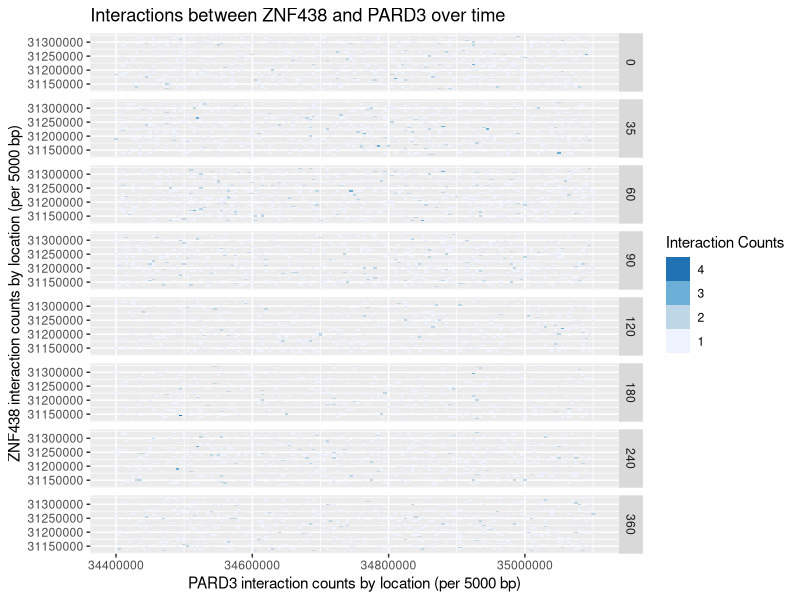
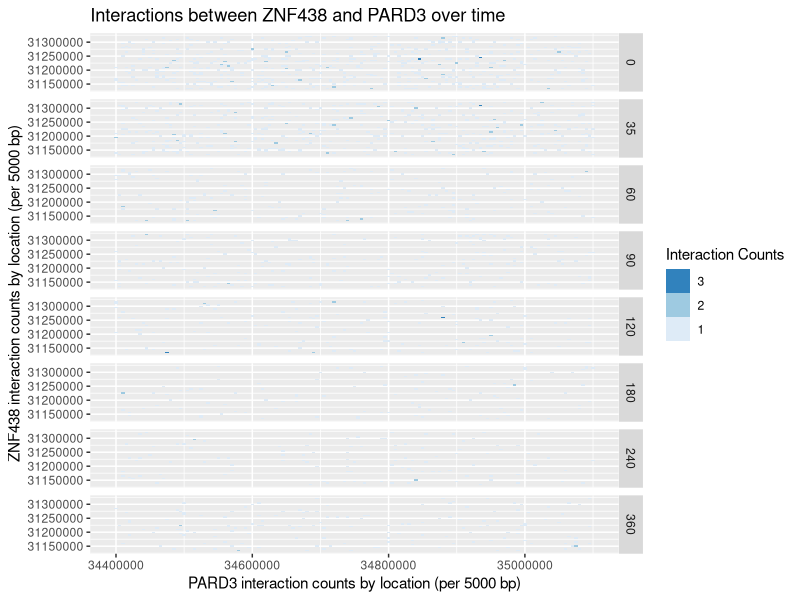
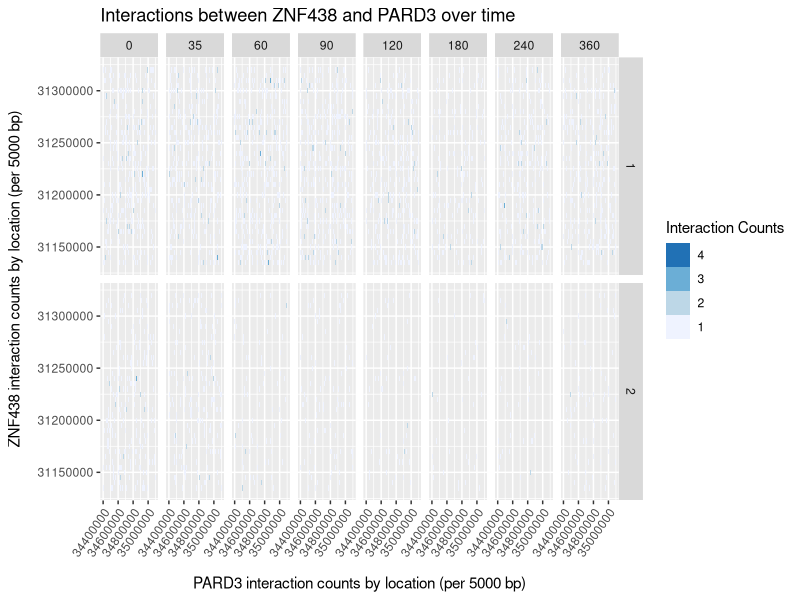
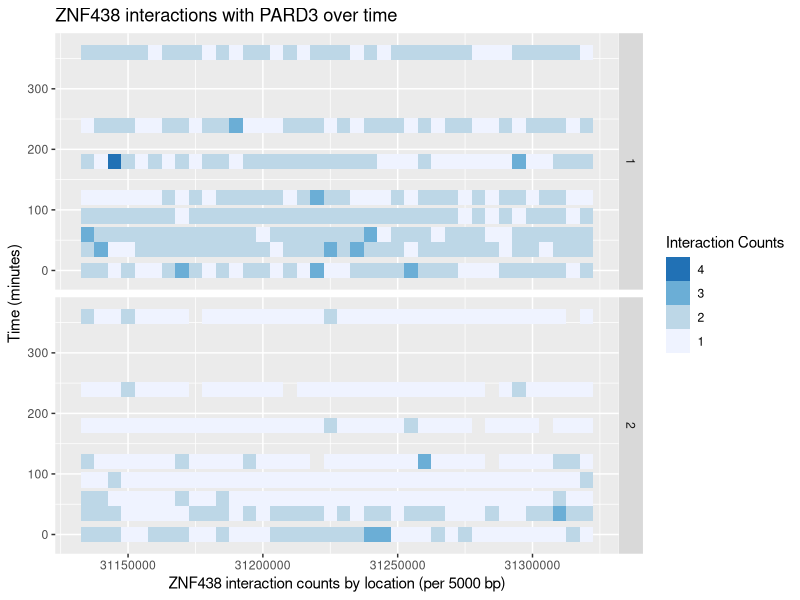
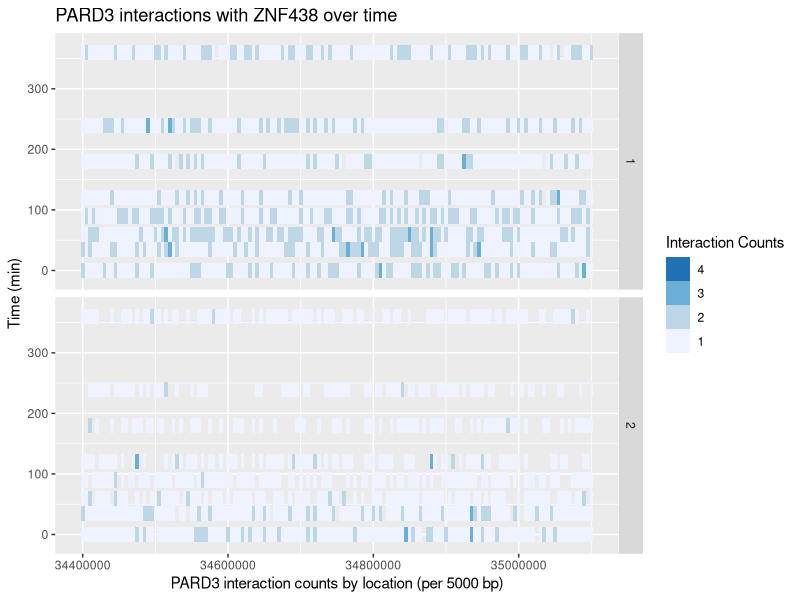
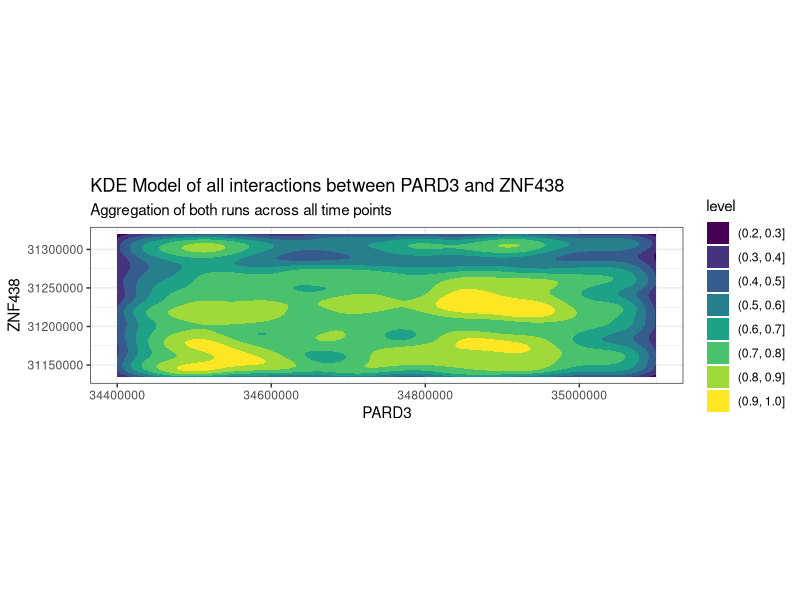
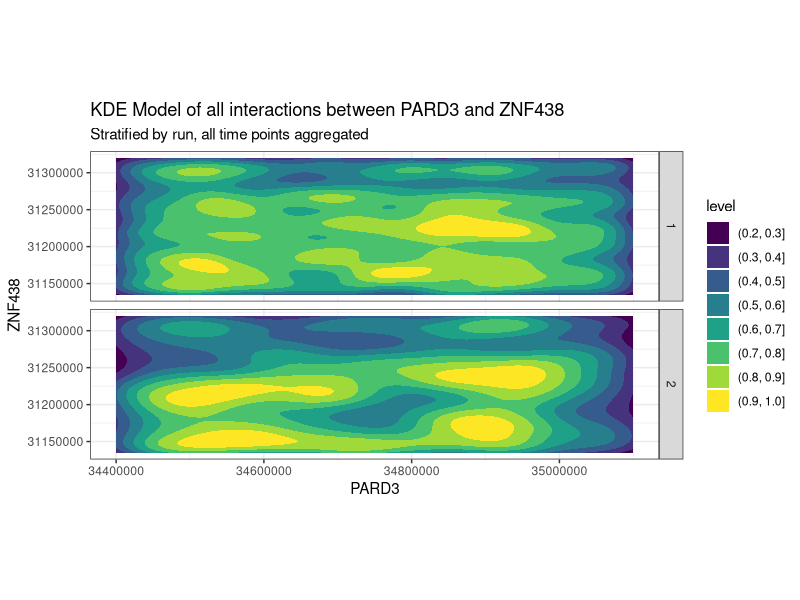
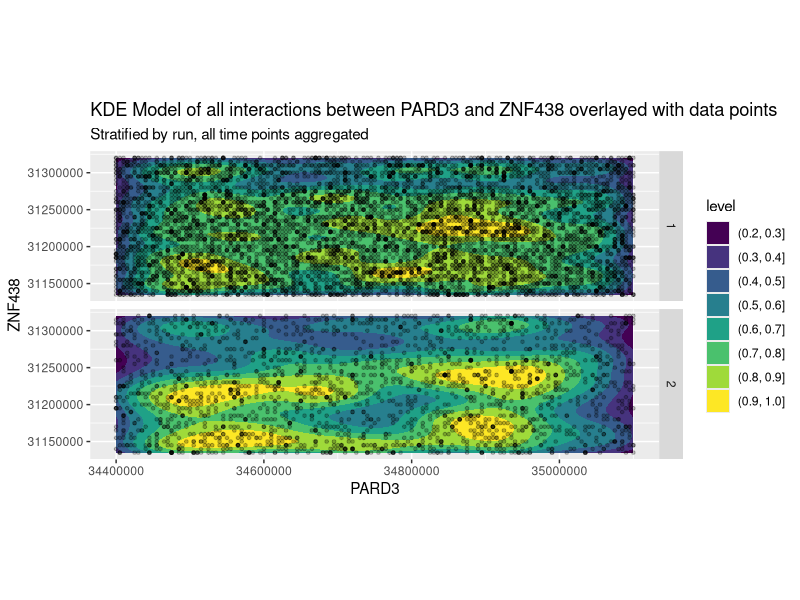

The R source for these figures, in order: (Note: this script raises an error after producing the figures.)
## ---- chunk 1
knitr::opts_chunk$set(echo = TRUE)
## ---- chunk 2
library(tidyverse)
library(readr)
library(MASS)
## ---- chunk 3
ZNF438_PARD3_og_df <- read_csv("data/ZNF438_PARD3_og_df.csv")
## ---- chunk 4
pard3_znf438_ot_run1_plt <-ggplot(data = filter(ZNF438_PARD3_og_df, rep==1),
                                  mapping = aes(x = interactions.y,
                                                y = interactions.x,
                                                fill = as.factor(interactions.counts))) + 
                    geom_tile() +
                    scale_fill_brewer(name="Interaction Counts",
                                      palette = "Blues",
                                      guide = guide_legend(reverse = TRUE)) +
                    facet_grid(min~.) +
                    #scale_x_discrete(name ="Chromosome 8") +
                    #scale_y_discrete(name ="Chromosome 8") # +
                    labs(x="PARD3 interaction counts by location (per 5000 bp)",
                         y="ZNF438 interaction counts by location (per 5000 bp)",
                         title = "Interactions between ZNF438 and PARD3 over time")
ggsave("output/znf438_pard3_ot_run1_plt.png", width = 8, height = 6)
pard3_znf438_ot_run1_plt
## ---- chunk 5
pard3_znf438_ot_run2_plt <- ggplot(data = filter(ZNF438_PARD3_og_df, rep==2),
                                   mapping = aes(x = interactions.y,
                                                 y = interactions.x,
                                                 fill = as.factor(interactions.counts))) + 
                    geom_tile() +
                    scale_fill_brewer(name="Interaction Counts",
                                      palette = "Blues",
                                      guide = guide_legend(reverse = TRUE)) +
                    facet_grid(min~.) +
                    #scale_x_discrete(name ="Chromosome 8") +
                    #scale_y_discrete(name ="Chromosome 8") # +
                    labs(x="PARD3 interaction counts by location (per 5000 bp)",
                         y="ZNF438 interaction counts by location (per 5000 bp)",
                         title = "Interactions between ZNF438 and PARD3 over time")

ggsave("output/pard3_znf438_ot_run2_plt.png", width = 8, height = 6)
pard3_znf438_ot_run2_plt
## ---- chunk 6
pard3_znf438_ot_plt <- ggplot(data = filter(ZNF438_PARD3_og_df), mapping = aes(x = interactions.y,
                                                     y = interactions.x,
                                                     fill = as.factor(interactions.counts))) + 
                    geom_tile() +
                    scale_fill_brewer(name="Interaction Counts",
                                      palette = "Blues",
                                      guide = guide_legend(reverse = TRUE)) +
                    facet_grid(cols=vars(min), rows=vars(rep)) +
                    theme(axis.text.x = element_text(angle = 55, hjust = 1, margin=margin(t=2)),
                          axis.title.x=element_text(margin=margin(t=12)),
                          axis.title.y=element_text(margin=margin(r=10))) +
                    # scale_x_continuous(guide = guide_axis(angle = 55), expand = c(0, 0)) +
                    #scale_y_discrete(name ="Chromosome 8") # +
                    labs(x="PARD3 interaction counts by location (per 5000 bp)",
                         y="ZNF438 interaction counts by location (per 5000 bp)",
                         title = "Interactions between ZNF438 and PARD3 over time")

ggsave("output/pard3_znf438_ot_plt.png", width = 8, height = 12)
pard3_znf438_ot_plt
## ---- chunk 7
znf438_x_pard3_plt <- ggplot(data = ZNF438_PARD3_og_df, mapping = aes(x = interactions.x,
                                                     y = min,
                                                     fill = as.factor(interactions.counts))) + 
                    geom_tile() +
                    scale_fill_brewer(name="Interaction Counts",
                                      palette = "Blues",
                                      guide = guide_legend(reverse = TRUE)) +
                    facet_grid(rep~.) +
                    #scale_x_discrete(name ="Chromosome 8") +
                    #scale_y_discrete(name ="Chromosome 8") # +
                    labs(x="ZNF438 interaction counts by location (per 5000 bp)", y="Time (minutes)", title = "ZNF438 interactions with PARD3 over time")


ggsave("output/znf438_x_pard3_plt.png", width = 8, height = 6)

znf438_x_pard3_plt
## ---- chunk 8
znf438_pard3_x_plt <- ggplot(data = ZNF438_PARD3_og_df, mapping = aes(x = interactions.y,
                                                     y = min,
                                                     fill = as.factor(interactions.counts))) + 
                    geom_tile() +
                    scale_fill_brewer(name="Interaction Counts",
                                      palette = "Blues",
                                      guide = guide_legend(reverse = TRUE)) +
                    facet_grid(rep~.) +
                    #scale_x_discrete(name ="Chromosome 8") +
                    #scale_y_discrete(name ="Chromosome 8") # +
                    labs(x="PARD3 interaction counts by location (per 5000 bp)", y="Time (min)",title = "PARD3 interactions with ZNF438 over time")

ggsave("output/znf438_pard3_x_plt.png", width = 8, height = 6)

znf438_pard3_x_plt
## ---- chunk 9
# pivoting the dataframe longer by creating an observation (row) per count in interactions.counts
ZNF438_PARD3_og_longer_df<-ZNF438_PARD3_og_df[rep(seq_len(nrow(ZNF438_PARD3_og_df)),times=ZNF438_PARD3_og_df$interactions.counts),]

# confirmed repeated corrected by comparing the number of rows in the new data frame to sum interactions.counts in the original

paste0('Sum of counts in the original dataset: ', sum(ZNF438_PARD3_og_df$interactions.counts))
paste0('Number of rows in the new dataframe: ', nrow(ZNF438_PARD3_og_longer_df))
## ---- chunk 10
kde_PARD3_ZNF438_d_all <- ggplot(data = ZNF438_PARD3_og_longer_df,
              aes(x=interactions.y, y=interactions.x)) +
    stat_density2d_filled(contour_var="ndensity") +
    coord_equal() +
# Tweak the color gradient
    scale_color_viridis_c() +
    labs(x="PARD3",
         y="ZNF438",
         title = "KDE Model of all interactions between PARD3 and ZNF438",
         subtitle = "Aggregation of both runs across all time points") +
# White theme
theme_bw()
# Tip! Add invisible points to improve proportions kde + geom_sf(alpha=0)
kde_PARD3_ZNF438_d_all
ggsave("output/kde_PARD3_ZNF438_d_all.png", width = 8, height = 4)
## ---- chunk 11
kde_PARD3_ZNF438_d_run_all <- ggplot(data = ZNF438_PARD3_og_longer_df,
                aes(x=interactions.y, y=interactions.x)) +
    stat_density2d_filled(contour_var="ndensity") +
# Tweak the color gradient
    facet_grid(rows=vars(rep)) +
    coord_equal() +
# Tweak the color gradient
    scale_color_viridis_c() +
    labs(x="PARD3",
         y="ZNF438",
         title = "KDE Model of all interactions between PARD3 and ZNF438",
         subtitle = "Stratified by run, all time points aggregated") +
# White theme
theme_bw()
# Tip! Add invisible points to improve proportions kde + geom_sf(alpha=0)

kde_PARD3_ZNF438_d_run_all
ggsave("output/kde_PARD3_ZNF438_d_run_all.png", width = 8, height = 4)
## ---- chunk 12
kde_PARD3_ZNF438_d_run_all_scatter <- ggplot(data = ZNF438_PARD3_og_longer_df,
                aes(x=interactions.y, y=interactions.x)) +
    stat_density2d_filled(contour_var = "ndensity") +
    facet_grid(rows=vars(rep))+
# Tweak the color gradient
    coord_equal() +
# Tweak the color gradient
    scale_color_viridis_c() +
    labs(x="PARD3",
         y="ZNF438",
         title = "KDE Model of all interactions between PARD3 and ZNF438 overlayed with data points",
         subtitle = "Stratified by run, all time points aggregated") +
    geom_point(data=ZNF438_PARD3_og_longer_df,
               aes(x=interactions.y, y=interactions.x),
               color="black", size=.95, alpha=0.25)# +
# White theme
 # theme_bw()
kde_PARD3_ZNF438_d_run_all_scatter
ggsave("output/kde_PARD3_ZNF438_d_run_all.png", width = 8, height = 4)

## ---- chunk 13
kde_PARD3_ZNF438_d_run1_min <- ggplot(data = filter(ZNF438_PARD3_og_longer_df,rep==1),
                                      aes(x=interactions.x,
                                          y=interactions.y)) +
    stat_density2d_filled(contour_var = "ndensity") +
    facet_wrap(vars(min)) +
# Tweak the color gradient
    scale_color_viridis_c() +
# White theme
    theme_bw() +
    theme(axis.text.x = element_text(angle = 65, hjust = 1, margin=margin(t=2)),
                          axis.title.x=element_text(margin=margin(t=12)),
                          axis.title.y=element_text(margin=margin(r=10))) +
    labs(x="PARD3",
         y="ZNF438",
         title = "KDE Model of all interactions between PARD3 and ZNF438 over time",
         subtitle = "Run 1") 

kde_PARD3_ZNF438_d_run1_min
ggsave("output/kde_PARD3_ZNF438_d_run1_min.png", width = 8, height = 6)

## ---- chunk 14
kde_PARD3_ZNF438_d_run2_min <- ggplot(data = filter(ZNF438_PARD3_og_longer_df,rep==2), aes(x=interactions.x, y=interactions.y)) +
stat_density2d_filled(contour_var = "ndensity") +
  facet_wrap(vars(min))+
# Tweak the color gradient
  scale_color_viridis_c() +
# White theme
  theme_bw() +
    theme(axis.text.x = element_text(angle = 65, hjust = 1, margin=margin(t=2)),
                          axis.title.x=element_text(margin=margin(t=12)),
                          axis.title.y=element_text(margin=margin(r=10))) +
    labs(x="PARD3",
         y="ZNF438",
         title = "KDE Model of all interactions between PARD3 and ZNF438 over time",
         subtitle = "Run 2") 

kde_PARD3_ZNF438_d_run2_min

ggsave("output/kde_PARD3_ZNF438_d_run2_min.png", width = 8, height = 6)
## ---- chunk 15
library(ks)
ZNF438_PARD3_rep1_matrix <- as.matrix(
    dplyr::select(
        dplyr::filter(
            ZNF438_PARD3_og_df, rep == 1),
        c("min","interactions.x", "interactions.y")
        )
    )
ZNF438_PARD3_rep1_kde3 <- ks::kde(ZNF438_PARD3_rep1_matrix)
plot(ZNF438_PARD3_rep1_kde3)
if (interactive()) plot(ZNF438_PARD3_rep1_kde3, display="rgl")
